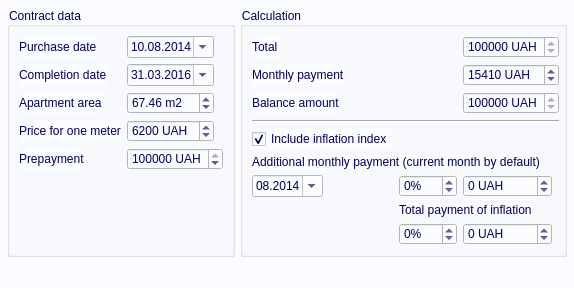
 <widget class="QMainWindow" name="MainWindow">
  <property name="geometry">
   <rect>
    <x>0</x>
    <y>0</y>
    <width>517</width>
    <height>263</height>
   </rect>
  </property>
  <property name="palette">
   <palette>
    <active>
     <colorrole role="Button">
      <brush brushstyle="SolidPattern">
       <color alpha="255">
        <red>251</red>
        <green>252</green>
        <blue>255</blue>
       </color>
      </brush>
     </colorrole>
     <colorrole role="Base">
      <brush brushstyle="SolidPattern">
       <color alpha="255">
        <red>251</red>
        <green>252</green>
        <blue>255</blue>
       </color>
      </brush>
     </colorrole>
     <colorrole role="Window">
      <brush brushstyle="SolidPattern">
       <color alpha="255">
        <red>251</red>
        <green>252</green>
        <blue>255</blue>
       </color>
      </brush>
     </colorrole>
    </active>
    <inactive>
     <colorrole role="Button">
      <brush brushstyle="SolidPattern">
       <color alpha="255">
        <red>251</red>
        <green>252</green>
        <blue>255</blue>
       </color>
      </brush>
     </colorrole>
     <colorrole role="Base">
      <brush brushstyle="SolidPattern">
       <color alpha="255">
        <red>251</red>
        <green>252</green>
        <blue>255</blue>
       </color>
      </brush>
     </colorrole>
     <colorrole role="Window">
      <brush brushstyle="SolidPattern">
       <color alpha="255">
        <red>251</red>
        <green>252</green>
        <blue>255</blue>
       </color>
      </brush>
     </colorrole>
    </inactive>
    <disabled>
     <colorrole role="Button">
      <brush brushstyle="SolidPattern">
       <color alpha="255">
        <red>251</red>
        <green>252</green>
        <blue>255</blue>
       </color>
      </brush>
     </colorrole>
     <colorrole role="Base">
      <brush brushstyle="SolidPattern">
       <color alpha="255">
        <red>251</red>
        <green>252</green>
        <blue>255</blue>
       </color>
      </brush>
     </colorrole>
     <colorrole role="Window">
      <brush brushstyle="SolidPattern">
       <color alpha="255">
        <red>251</red>
        <green>252</green>
        <blue>255</blue>
       </color>
      </brush>
     </colorrole>
    </disabled>
   </palette>
  </property>
  <property name="font">
   <font>
    <pointsize>8</pointsize>
   </font>
  </property>
  <property name="windowTitle">
   <string>Payment</string>
  </property>
  <property name="windowIcon">
   <iconset>
    <normaloff>oselya.ico</normaloff>oselya.ico</iconset>
  </property>
  <property name="styleSheet">
   <string notr="true">background-color: rgb(251, 252, 255);</string>
  </property>
  <property name="tabShape">
   <enum>QTabWidget::Rounded</enum>
  </property>
  <widget class="QWidget" name="centralwidget">
   <layout class="QGridLayout" name="gridLayout_2">
    <property name="leftMargin">
     <number>7</number>
    </property>
    <property name="topMargin">
     <number>7</number>
    </property>
    <property name="rightMargin">
     <number>7</number>
    </property>
    <property name="horizontalSpacing">
     <number>5</number>
    </property>
    <item row="0" column="1" alignment="Qt::AlignLeft">
     <widget class="QGroupBox" name="groupBox_2">
      <property name="sizePolicy">
       <sizepolicy hsizetype="Fixed" vsizetype="Fixed">
        <horstretch>0</horstretch>
        <verstretch>0</verstretch>
       </sizepolicy>
      </property>
      <property name="styleSheet">
       <string notr="true">color: rgb(0, 0, 97);</string>
      </property>
      <property name="title">
       <string notr="true">Calculation</string>
      </property>
      <property name="alignment">
       <set>Qt::AlignLeading|Qt::AlignLeft|Qt::AlignVCenter</set>
      </property>
      <property name="flat">
       <bool>false</bool>
      </property>
      <property name="checkable">
       <bool>false</bool>
      </property>
      <layout class="QGridLayout" name="gridLayout">
       <property name="rightMargin">
        <number>5</number>
       </property>
       <item row="1" column="2">
        <widget class="QSpinBox" name="spinBox_total">
         <property name="enabled">
          <bool>true</bool>
         </property>
         <property name="sizePolicy">
          <sizepolicy hsizetype="Fixed" vsizetype="Fixed">
           <horstretch>0</horstretch>
           <verstretch>0</verstretch>
          </sizepolicy>
         </property>
         <property name="minimumSize">
          <size>
           <width>84</width>
           <height>0</height>
          </size>
         </property>
         <property name="cursor">
          <cursorShape>PointingHandCursor</cursorShape>
         </property>
         <property name="wrapping">
          <bool>false</bool>
         </property>
         <property name="frame">
          <bool>true</bool>
         </property>
         <property name="readOnly">
          <bool>true</bool>
         </property>
         <property name="accelerated">
          <bool>false</bool>
         </property>
         <property name="suffix">
          <string> UAH</string>
         </property>
         <property name="prefix">
          <string/>
         </property>
         <property name="minimum">
          <number>200000</number>
         </property>
         <property name="maximum">
          <number>2000000</number>
         </property>
         <property name="singleStep">
          <number>10</number>
         </property>
         <property name="value">
          <number>200000</number>
         </property>
        </widget>
       </item>
       <item row="2" column="0" colspan="2">
        <widget class="QLabel" name="label_8">
         <property name="sizePolicy">
          <sizepolicy hsizetype="Fixed" vsizetype="Expanding">
           <horstretch>0</horstretch>
           <verstretch>0</verstretch>
          </sizepolicy>
         </property>
         <property name="text">
          <string>Monthly payment</string>
         </property>
        </widget>
       </item>
       <item row="2" column="2">
        <widget class="QSpinBox" name="spinBox_mon_pay">
         <property name="sizePolicy">
          <sizepolicy hsizetype="Fixed" vsizetype="Fixed">
           <horstretch>0</horstretch>
           <verstretch>0</verstretch>
          </sizepolicy>
         </property>
         <property name="minimumSize">
          <size>
           <width>84</width>
           <height>0</height>
          </size>
         </property>
         <property name="cursor">
          <cursorShape>PointingHandCursor</cursorShape>
         </property>
         <property name="wrapping">
          <bool>false</bool>
         </property>
         <property name="frame">
          <bool>true</bool>
         </property>
         <property name="specialValueText">
          <string notr="true"/>
         </property>
         <property name="accelerated">
          <bool>true</bool>
         </property>
         <property name="correctionMode">
          <enum>QAbstractSpinBox::CorrectToNearestValue</enum>
         </property>
         <property name="keyboardTracking">
          <bool>false</bool>
         </property>
         <property name="suffix">
          <string> UAH</string>
         </property>
         <property name="prefix">
          <string/>
         </property>
         <property name="minimum">
          <number>1000</number>
         </property>
         <property name="maximum">
          <number>2000000</number>
         </property>
         <property name="singleStep">
          <number>100</number>
         </property>
         <property name="value">
          <number>15410</number>
         </property>
        </widget>
       </item>
       <item row="3" column="0" colspan="2">
        <widget class="QLabel" name="label_9">
         <property name="sizePolicy">
          <sizepolicy hsizetype="Fixed" vsizetype="Expanding">
           <horstretch>0</horstretch>
           <verstretch>0</verstretch>
          </sizepolicy>
         </property>
         <property name="text">
          <string>Balance amount</string>
         </property>
        </widget>
       </item>
       <item row="3" column="2">
        <widget class="QSpinBox" name="spinBox_balance_amount">
         <property name="enabled">
          <bool>true</bool>
         </property>
         <property name="sizePolicy">
          <sizepolicy hsizetype="Fixed" vsizetype="Fixed">
           <horstretch>0</horstretch>
           <verstretch>0</verstretch>
          </sizepolicy>
         </property>
         <property name="minimumSize">
          <size>
           <width>84</width>
           <height>0</height>
          </size>
         </property>
         <property name="cursor">
          <cursorShape>PointingHandCursor</cursorShape>
         </property>
         <property name="wrapping">
          <bool>true</bool>
         </property>
         <property name="frame">
          <bool>true</bool>
         </property>
         <property name="readOnly">
          <bool>true</bool>
         </property>
         <property name="accelerated">
          <bool>false</bool>
         </property>
         <property name="suffix">
          <string> UAH</string>
         </property>
         <property name="prefix">
          <string/>
         </property>
         <property name="minimum">
          <number>200000</number>
         </property>
         <property name="maximum">
          <number>2000000</number>
         </property>
         <property name="singleStep">
          <number>10</number>
         </property>
         <property name="value">
          <number>200000</number>
         </property>
        </widget>
       </item>
       <item row="4" column="0" colspan="3">
        <widget class="Line" name="line_3">
         <property name="sizePolicy">
          <sizepolicy hsizetype="Expanding" vsizetype="Expanding">
           <horstretch>0</horstretch>
           <verstretch>0</verstretch>
          </sizepolicy>
         </property>
         <property name="minimumSize">
          <size>
           <width>0</width>
           <height>2</height>
          </size>
         </property>
         <property name="orientation">
          <enum>Qt::Horizontal</enum>
         </property>
        </widget>
       </item>
       <item row="6" column="0" colspan="3" alignment="Qt::AlignLeft">
        <widget class="QLabel" name="label_12">
         <property name="sizePolicy">
          <sizepolicy hsizetype="Fixed" vsizetype="Expanding">
           <horstretch>0</horstretch>
           <verstretch>0</verstretch>
          </sizepolicy>
         </property>
         <property name="text">
          <string>Additional monthly payment (current month by default)</string>
         </property>
        </widget>
       </item>
       <item row="7" column="0" alignment="Qt::AlignLeft">
        <widget class="QDateEdit" name="date_inflation">
         <property name="sizePolicy">
          <sizepolicy hsizetype="Fixed" vsizetype="Fixed">
           <horstretch>0</horstretch>
           <verstretch>0</verstretch>
          </sizepolicy>
         </property>
         <property name="minimumSize">
          <size>
           <width>68</width>
           <height>0</height>
          </size>
         </property>
         <property name="cursor">
          <cursorShape>PointingHandCursor</cursorShape>
         </property>
         <property name="date">
          <date>
           <year>2014</year>
           <month>8</month>
           <day>10</day>
          </date>
         </property>
         <property name="displayFormat">
          <string>MM.yyyy</string>
         </property>
         <property name="calendarPopup">
          <bool>true</bool>
         </property>
        </widget>
       </item>
       <item row="7" column="1">
        <widget class="QSpinBox" name="spinBox_mon_percent">
         <property name="sizePolicy">
          <sizepolicy hsizetype="Fixed" vsizetype="Fixed">
           <horstretch>0</horstretch>
           <verstretch>0</verstretch>
          </sizepolicy>
         </property>
         <property name="minimumSize">
          <size>
           <width>40</width>
           <height>0</height>
          </size>
         </property>
         <property name="cursor">
          <cursorShape>PointingHandCursor</cursorShape>
         </property>
         <property name="wrapping">
          <bool>true</bool>
         </property>
         <property name="frame">
          <bool>true</bool>
         </property>
         <property name="accelerated">
          <bool>false</bool>
         </property>
         <property name="suffix">
          <string>%</string>
         </property>
         <property name="prefix">
          <string/>
         </property>
         <property name="minimum">
          <number>0</number>
         </property>
         <property name="maximum">
          <number>200</number>
         </property>
         <property name="singleStep">
          <number>1</number>
         </property>
         <property name="value">
          <number>0</number>
         </property>
        </widget>
       </item>
       <item row="7" column="2">
        <widget class="QSpinBox" name="spinBox_mon_uah">
         <property name="sizePolicy">
          <sizepolicy hsizetype="Fixed" vsizetype="Fixed">
           <horstretch>0</horstretch>
           <verstretch>0</verstretch>
          </sizepolicy>
         </property>
         <property name="minimumSize">
          <size>
           <width>84</width>
           <height>0</height>
          </size>
         </property>
         <property name="cursor">
          <cursorShape>PointingHandCursor</cursorShape>
         </property>
         <property name="wrapping">
          <bool>true</bool>
         </property>
         <property name="frame">
          <bool>true</bool>
         </property>
         <property name="accelerated">
          <bool>false</bool>
         </property>
         <property name="suffix">
          <string> UAH</string>
         </property>
         <property name="prefix">
          <string/>
         </property>
         <property name="minimum">
          <number>0</number>
         </property>
         <property name="maximum">
          <number>50000</number>
         </property>
         <property name="singleStep">
          <number>10</number>
         </property>
         <property name="value">
          <number>0</number>
         </property>
        </widget>
       </item>
       <item row="8" column="1" colspan="2">
        <widget class="QLabel" name="label_11">
         <property name="sizePolicy">
          <sizepolicy hsizetype="Fixed" vsizetype="Expanding">
           <horstretch>0</horstretch>
           <verstretch>0</verstretch>
          </sizepolicy>
         </property>
         <property name="text">
          <string>Total payment of inflation</string>
         </property>
        </widget>
       </item>
       <item row="9" column="1">
        <widget class="QSpinBox" name="spinBox_total_percent">
         <property name="sizePolicy">
          <sizepolicy hsizetype="Fixed" vsizetype="Fixed">
           <horstretch>0</horstretch>
           <verstretch>0</verstretch>
          </sizepolicy>
         </property>
         <property name="minimumSize">
          <size>
           <width>40</width>
           <height>0</height>
          </size>
         </property>
         <property name="cursor">
          <cursorShape>PointingHandCursor</cursorShape>
         </property>
         <property name="wrapping">
          <bool>true</bool>
         </property>
         <property name="frame">
          <bool>true</bool>
         </property>
         <property name="accelerated">
          <bool>false</bool>
         </property>
         <property name="suffix">
          <string>%</string>
         </property>
         <property name="prefix">
          <string/>
         </property>
         <property name="minimum">
          <number>0</number>
         </property>
         <property name="maximum">
          <number>200</number>
         </property>
         <property name="singleStep">
          <number>1</number>
         </property>
         <property name="value">
          <number>0</number>
         </property>
        </widget>
       </item>
       <item row="9" column="2">
        <widget class="QSpinBox" name="spinBoxtotal_uah">
         <property name="sizePolicy">
          <sizepolicy hsizetype="Fixed" vsizetype="Fixed">
           <horstretch>0</horstretch>
           <verstretch>0</verstretch>
          </sizepolicy>
         </property>
         <property name="minimumSize">
          <size>
           <width>84</width>
           <height>0</height>
          </size>
         </property>
         <property name="cursor">
          <cursorShape>PointingHandCursor</cursorShape>
         </property>
         <property name="wrapping">
          <bool>true</bool>
         </property>
         <property name="frame">
          <bool>true</bool>
         </property>
         <property name="accelerated">
          <bool>false</bool>
         </property>
         <property name="suffix">
          <string> UAH</string>
         </property>
         <property name="prefix">
          <string/>
         </property>
         <property name="minimum">
          <number>0</number>
         </property>
         <property name="maximum">
          <number>50000</number>
         </property>
         <property name="singleStep">
          <number>10</number>
         </property>
         <property name="value">
          <number>0</number>
         </property>
        </widget>
       </item>
       <item row="1" column="0">
        <widget class="QLabel" name="label_6">
         <property name="sizePolicy">
          <sizepolicy hsizetype="Fixed" vsizetype="Expanding">
           <horstretch>0</horstretch>
           <verstretch>0</verstretch>
          </sizepolicy>
         </property>
         <property name="text">
          <string>Total </string>
         </property>
        </widget>
       </item>
       <item row="5" column="0">
        <widget class="QCheckBox" name="checkBox">
         <property name="enabled">
          <bool>true</bool>
         </property>
         <property name="sizePolicy">
          <sizepolicy hsizetype="Expanding" vsizetype="Expanding">
           <horstretch>0</horstretch>
           <verstretch>0</verstretch>
          </sizepolicy>
         </property>
         <property name="focusPolicy">
          <enum>Qt::NoFocus</enum>
         </property>
         <property name="text">
          <string>Include inflation index</string>
         </property>
         <property name="checked">
          <bool>true</bool>
         </property>
        </widget>
       </item>
      </layout>
     </widget>
    </item>
    <item row="0" column="0">
     <widget class="QGroupBox" name="groupBox">
      <property name="sizePolicy">
       <sizepolicy hsizetype="Fixed" vsizetype="Preferred">
        <horstretch>0</horstretch>
        <verstretch>0</verstretch>
       </sizepolicy>
      </property>
      <property name="styleSheet">
       <string notr="true">color: rgb(0, 0, 97);</string>
      </property>
      <property name="title">
       <string>Contract data</string>
      </property>
      <layout class="QFormLayout" name="formLayout">
       <item row="0" column="0">
        <widget class="QLabel" name="label">
         <property name="sizePolicy">
          <sizepolicy hsizetype="Fixed" vsizetype="Preferred">
           <horstretch>0</horstretch>
           <verstretch>0</verstretch>
          </sizepolicy>
         </property>
         <property name="styleSheet">
          <string notr="true">gridline-color: rgb(0, 0, 143);</string>
         </property>
         <property name="text">
          <string>Purchase date</string>
         </property>
        </widget>
       </item>
       <item row="0" column="1">
        <widget class="QDateEdit" name="date_start">
         <property name="sizePolicy">
          <sizepolicy hsizetype="Fixed" vsizetype="Fixed">
           <horstretch>0</horstretch>
           <verstretch>0</verstretch>
          </sizepolicy>
         </property>
         <property name="cursor">
          <cursorShape>PointingHandCursor</cursorShape>
         </property>
         <property name="styleSheet">
          <string notr="true">gridline-color: rgb(0, 0, 143);</string>
         </property>
         <property name="date">
          <date>
           <year>2014</year>
           <month>8</month>
           <day>10</day>
          </date>
         </property>
         <property name="displayFormat">
          <string>dd.MM.yyyy</string>
         </property>
         <property name="calendarPopup">
          <bool>true</bool>
         </property>
        </widget>
       </item>
       <item row="1" column="0">
        <widget class="QLabel" name="label_2">
         <property name="sizePolicy">
          <sizepolicy hsizetype="Fixed" vsizetype="Preferred">
           <horstretch>0</horstretch>
           <verstretch>0</verstretch>
          </sizepolicy>
         </property>
         <property name="styleSheet">
          <string notr="true">gridline-color: rgb(0, 0, 143);</string>
         </property>
         <property name="text">
          <string>Completion date</string>
         </property>
        </widget>
       </item>
       <item row="1" column="1">
        <widget class="QDateEdit" name="date_end">
         <property name="sizePolicy">
          <sizepolicy hsizetype="Fixed" vsizetype="Fixed">
           <horstretch>0</horstretch>
           <verstretch>0</verstretch>
          </sizepolicy>
         </property>
         <property name="cursor">
          <cursorShape>PointingHandCursor</cursorShape>
         </property>
         <property name="styleSheet">
          <string notr="true">gridline-color: rgb(0, 0, 143);</string>
         </property>
         <property name="date">
          <date>
           <year>2016</year>
           <month>3</month>
           <day>31</day>
          </date>
         </property>
         <property name="displayFormat">
          <string>dd.MM.yyyy</string>
         </property>
         <property name="calendarPopup">
          <bool>true</bool>
         </property>
        </widget>
       </item>
       <item row="2" column="0">
        <widget class="QLabel" name="label_3">
         <property name="sizePolicy">
          <sizepolicy hsizetype="Fixed" vsizetype="Preferred">
           <horstretch>0</horstretch>
           <verstretch>0</verstretch>
          </sizepolicy>
         </property>
         <property name="font">
          <font>
           <italic>false</italic>
          </font>
         </property>
         <property name="styleSheet">
          <string notr="true">gridline-color: rgb(0, 0, 143);</string>
         </property>
         <property name="text">
          <string>Apartment area</string>
         </property>
        </widget>
       </item>
       <item row="2" column="1">
        <widget class="QDoubleSpinBox" name="SpinBox_square">
         <property name="sizePolicy">
          <sizepolicy hsizetype="Preferred" vsizetype="Fixed">
           <horstretch>0</horstretch>
           <verstretch>0</verstretch>
          </sizepolicy>
         </property>
         <property name="maximumSize">
          <size>
           <width>87</width>
           <height>16777215</height>
          </size>
         </property>
         <property name="cursor">
          <cursorShape>PointingHandCursor</cursorShape>
         </property>
         <property name="styleSheet">
          <string notr="true">gridline-color: rgb(0, 0, 143);</string>
         </property>
         <property name="accelerated">
          <bool>true</bool>
         </property>
         <property name="correctionMode">
          <enum>QAbstractSpinBox::CorrectToNearestValue</enum>
         </property>
         <property name="keyboardTracking">
          <bool>false</bool>
         </property>
         <property name="prefix">
          <string/>
         </property>
         <property name="suffix">
          <string> m2</string>
         </property>
         <property name="maximum">
          <double>300.990000000000009</double>
         </property>
         <property name="value">
          <double>67.459999999999994</double>
         </property>
        </widget>
       </item>
       <item row="3" column="0">
        <widget class="QLabel" name="label_4">
         <property name="sizePolicy">
          <sizepolicy hsizetype="Fixed" vsizetype="Preferred">
           <horstretch>0</horstretch>
           <verstretch>0</verstretch>
          </sizepolicy>
         </property>
         <property name="styleSheet">
          <string notr="true">gridline-color: rgb(0, 0, 143);</string>
         </property>
         <property name="text">
          <string>Price for one meter</string>
         </property>
        </widget>
       </item>
       <item row="3" column="1">
        <widget class="QSpinBox" name="spinBox_price">
         <property name="sizePolicy">
          <sizepolicy hsizetype="Preferred" vsizetype="Fixed">
           <horstretch>0</horstretch>
           <verstretch>0</verstretch>
          </sizepolicy>
         </property>
         <property name="maximumSize">
          <size>
           <width>87</width>
           <height>16777215</height>
          </size>
         </property>
         <property name="cursor">
          <cursorShape>PointingHandCursor</cursorShape>
         </property>
         <property name="styleSheet">
          <string notr="true">gridline-color: rgb(0, 0, 143);</string>
         </property>
         <property name="accelerated">
          <bool>true</bool>
         </property>
         <property name="correctionMode">
          <enum>QAbstractSpinBox::CorrectToNearestValue</enum>
         </property>
         <property name="keyboardTracking">
          <bool>false</bool>
         </property>
         <property name="suffix">
          <string> UAH</string>
         </property>
         <property name="minimum">
          <number>5000</number>
         </property>
         <property name="maximum">
          <number>20000</number>
         </property>
         <property name="singleStep">
          <number>100</number>
         </property>
         <property name="value">
          <number>6200</number>
         </property>
        </widget>
       </item>
       <item row="4" column="0">
        <widget class="QLabel" name="label_5">
         <property name="sizePolicy">
          <sizepolicy hsizetype="Fixed" vsizetype="Preferred">
           <horstretch>0</horstretch>
           <verstretch>0</verstretch>
          </sizepolicy>
         </property>
         <property name="styleSheet">
          <string notr="true">gridline-color: rgb(0, 0, 143);</string>
         </property>
         <property name="text">
          <string>Prepayment</string>
         </property>
        </widget>
       </item>
       <item row="4" column="1">
        <widget class="QSpinBox" name="spinBox_prepainment">
         <property name="sizePolicy">
          <sizepolicy hsizetype="Fixed" vsizetype="Fixed">
           <horstretch>0</horstretch>
           <verstretch>0</verstretch>
          </sizepolicy>
         </property>
         <property name="cursor">
          <cursorShape>PointingHandCursor</cursorShape>
         </property>
         <property name="contextMenuPolicy">
          <enum>Qt::NoContextMenu</enum>
         </property>
         <property name="styleSheet">
          <string notr="true">gridline-color: rgb(0, 0, 143);</string>
         </property>
         <property name="accelerated">
          <bool>true</bool>
         </property>
         <property name="correctionMode">
          <enum>QAbstractSpinBox::CorrectToNearestValue</enum>
         </property>
         <property name="keyboardTracking">
          <bool>false</bool>
         </property>
         <property name="suffix">
          <string> UAH</string>
         </property>
         <property name="prefix">
          <string/>
         </property>
         <property name="minimum">
          <number>0</number>
         </property>
         <property name="maximum">
          <number>1000000</number>
         </property>
         <property name="singleStep">
          <number>100</number>
         </property>
         <property name="value">
          <number>125500</number>
         </property>
        </widget>
       </item>
      </layout>
     </widget>
    </item>
   </layout>
  </widget>
  <widget class="QStatusBar" name="statusbar"/>
  <action name="actionClear_all">
   <property name="icon">
    <iconset>
     <normaloff>../../../../Python27/to_exe/py2exe/img/green.png</normaloff>../../../../Python27/to_exe/py2exe/img/green.png</iconset>
   </property>
   <property name="text">
    <string>Clear all</string>
   </property>
  </action>
  <action name="actionSave_as_txt">
   <property name="icon">
    <iconset>
     <normaloff>../../../../Python27/to_exe/py2exe/img/green.png</normaloff>../../../../Python27/to_exe/py2exe/img/green.png</iconset>
   </property>
   <property name="text">
    <string>Save as .txt</string>
   </property>
  </action>
  <action name="actionExit">
   <property name="icon">
    <iconset>
     <normaloff>../../../../Python27/to_exe/py2exe/img/red.png</normaloff>../../../../Python27/to_exe/py2exe/img/red.png</iconset>
   </property>
   <property name="text">
    <string>Exit</string>
   </property>
  </action>
 </widget>
